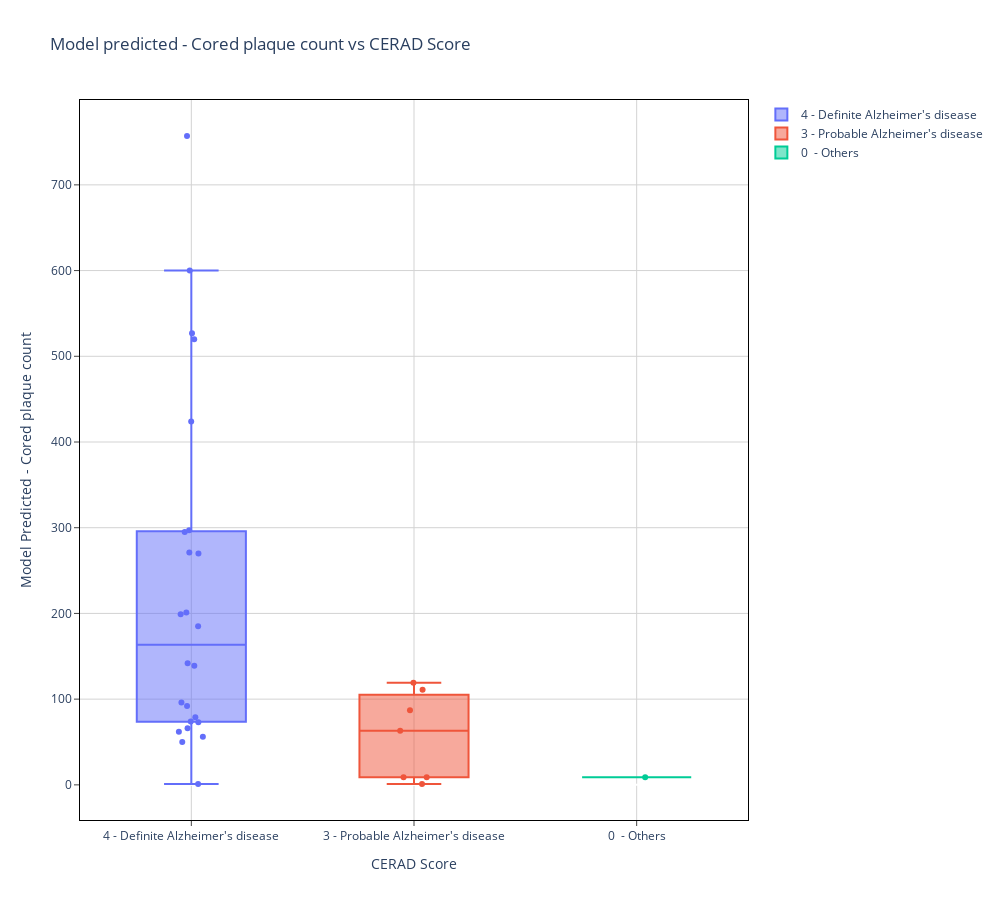

The notebook cell this image was saved under:
### Code cell
title =  "Model predicted - Cored plaque count vs CERAD Score" 
y_axis_title = "Model Predicted - Cored plaque count"  
x_axis_title = 'CERAD Score'
boxplot_plaque("total_core_plaques", title,x_axis_title, y_axis_title )

### Figure 1 — Plotly figure (JSON) as saved in the notebook; plotly's stock layout.template omitted (floating-point values rounded to 4 significant figures)
{"data": [{"boxpoints": "all", "jitter": 0.3, "name": "4 - Definite Alzheimer's disease", "pointpos": 0, "type": "box", "y": [1, 96, 56, 139, 73, 527, 297, 142, 92, 79, 600, 424, 66, 74, 271, 757, 185, 295, 270, 50, 520, 62, 199, 201]}, {"boxpoints": "all", "jitter": 0.3, "name": "3 - Probable Alzheimer's disease", "pointpos": 0, "type": "box", "y": [111, 9, 9, 63, 1, 119, 87]}, {"boxpoints": "all", "jitter": 0.3, "name": "0  - Others", "pointpos": 0, "type": "box", "y": [9]}], "layout": {"height": 900, "plot_bgcolor": "white", "title": {"text": "Model predicted - Cored plaque count vs CERAD Score"}, "width": 1000, "xaxis": {"gridcolor": "lightgrey", "linecolor": "black", "mirror": true, "showline": true, "ticks": "outside", "title": {"text": "CERAD Score"}}, "yaxis": {"gridcolor": "lightgrey", "linecolor": "black", "mirror": true, "showline": true, "ticks": "outside", "title": {"text": "Model Predicted - Cored plaque count"}}}}
